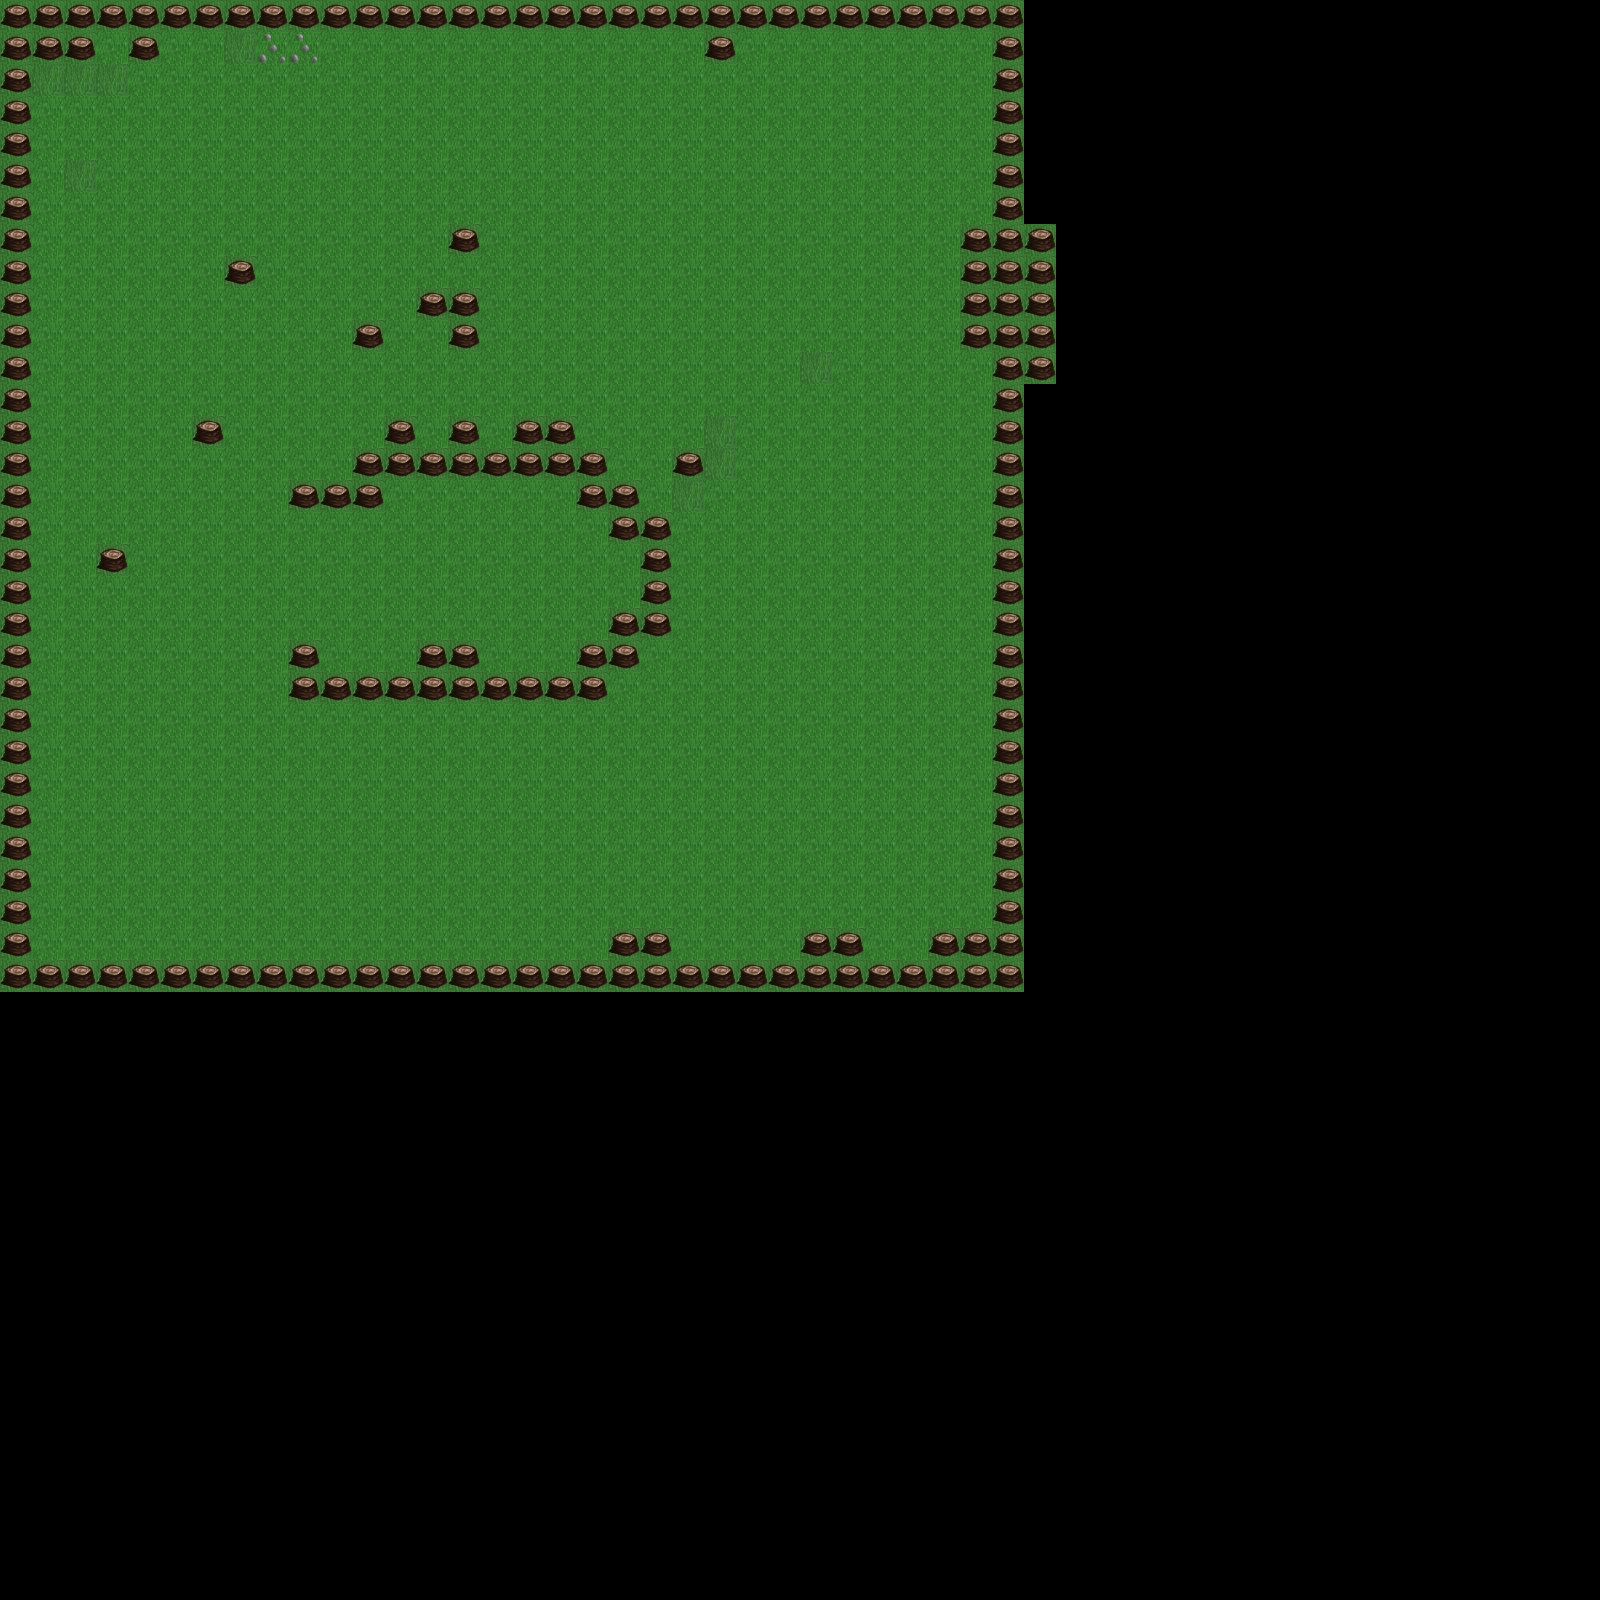

Rendered tile map (Tiled .tmx) drawn with the repository's tilesets; below, a short description and the map source with its tile grids summarised:
An orthogonal 50x50 tile map with 32x32 px tiles, 1 tile layer (Tile Layer 1) and 1 object.

<map version="1.0" orientation="orthogonal" width="50" height="50" tilewidth="32" tileheight="32">
 <tileset firstgid="1" name="projektTiles" tilewidth="32" tileheight="32">
  <image source="tileSheet.png" width="128" height="32" />
  <tile id="3">
   <properties>
    <property name="blocked" value="true" />
   </properties>
  </tile>
 </tileset>
 <layer name="Tile Layer 1" width="50" height="50">
  <data>[2500 cells, 997 non-empty, 4 distinct tile ids]</data>
 </layer>
 <objectgroup color="#aa007f" name="Object Layer 1" width="50" height="50">
  <properties>
   <property name="boss1" value="lawl" />
  </properties>
  <object x="305" y="439" width="302" height="230" />
 </objectgroup>
</map>